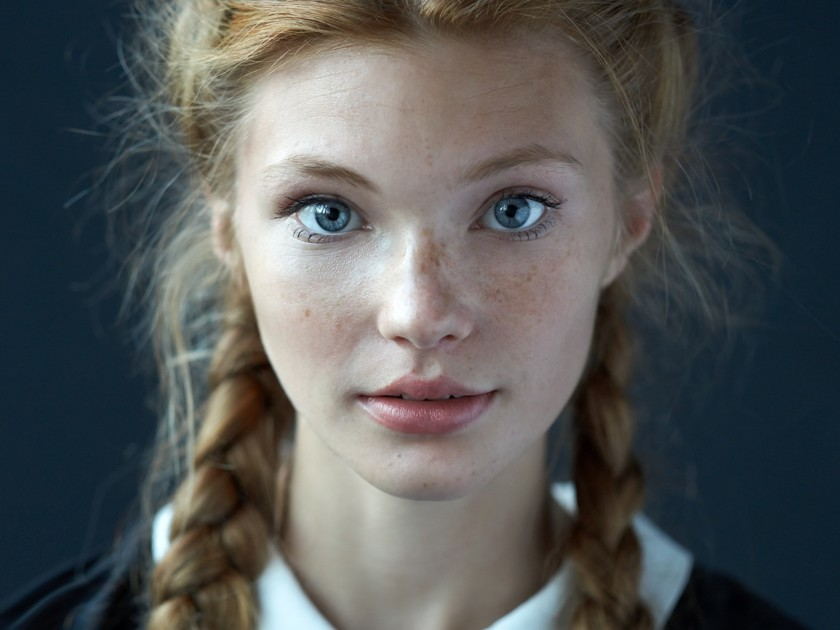
#> input picture resources/blur/to_blur.jpg, 840 x 630 px
$ python lab3_blur.py
#> lines starting #> are read from the running program, lines starting #| are printed output that depends on the picture
import pycuda.autoinit
import pycuda.driver as drv
import pycuda.compiler as compiler
import numpy as np
import math
import sys
import timeit
from PIL import Image


def image_blur(input_image: str, output_image: str):

    # ################################################# #
    # load image in to array and extract color channels #
    # ################################################# #
#> called with input_image = './resources/blur/to_blur.jpg', output_image = './resources/blur/blured.jpg'
    try:
        img = Image.open(input_image)
#> img is the input picture: PIL image 840x630 RGB; mean R, G, B 84.5, 86.9, 86.8
        input_array = np.array(img)
        red_channel = input_array[:, :, 0].copy()
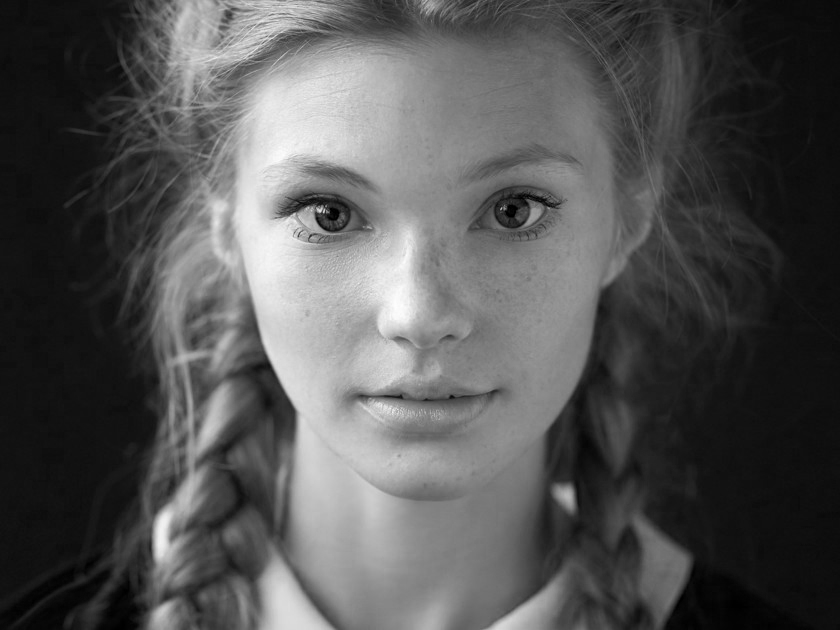
#> red_channel: shape (630, 840); min 0, max 254, mean 84.5
        green_channel = input_array[:, :, 1].copy()
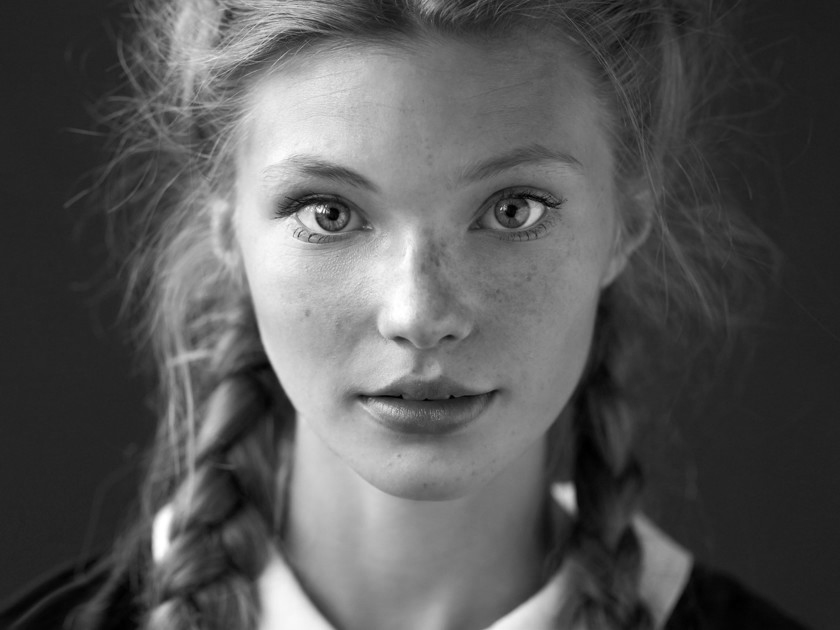
#> green_channel: shape (630, 840); min 0, max 255, mean 86.9
        blue_channel = input_array[:, :, 2].copy()
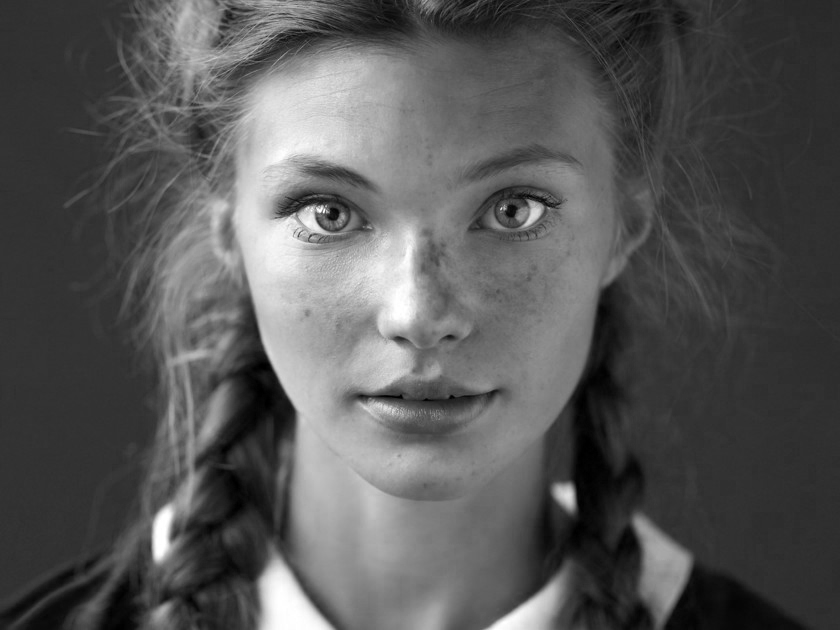
#> blue_channel: shape (630, 840); min 0, max 255, mean 86.8
    except FileNotFoundError:
        sys.exit("Cannot load image file")


    # ######################################## #
    # generate gaussian kernel (size of N * N) #
    # ######################################## #
    sigma = 2  # standard deviation of the distribution
    kernel_width = int(3 * sigma)
    if kernel_width % 2 == 0:
        kernel_width = kernel_width - 1  # make sure kernel width only sth 3,5,7 etc

    # create empty matrix for the gaussian kernel #
    kernel_matrix = np.empty((kernel_width, kernel_width), np.float32)
    kernel_half_width = kernel_width // 2
    for i in range(-kernel_half_width, kernel_half_width + 1):
        for j in range(-kernel_half_width, kernel_half_width + 1):
            kernel_matrix[i + kernel_half_width][j + kernel_half_width] = (
                    np.exp(-(i ** 2 + j ** 2) / (2 * sigma ** 2))
                    / (2 * np.pi * sigma ** 2)
            )
    gaussian_kernel = kernel_matrix / kernel_matrix.sum()


    # #################################################################### #
    # calculate the CUDA threads/blocks/gird base on width/height of image
    # #################################################################### #
    height, width = input_array.shape[:2]
#> height = 630; width = 840
    dim_block = 32
    dim_grid_x = math.ceil(width / dim_block)
#> dim_grid_x = 27
    dim_grid_y = math.ceil(height / dim_block)
#> dim_grid_y = 20

    # load CUDA code

    kernel = '''
   __global__ void applyFilter(const unsigned char *input, unsigned char *output, const unsigned int width, const unsigned int height, const float *kernel, const unsigned int kernelWidth) {

    const unsigned int col = threadIdx.x + blockIdx.x * blockDim.x;
    const unsigned int row = threadIdx.y + blockIdx.y * blockDim.y;

    if(row < height && col < width) {
        const int half = kernelWidth / 2;
        float blur = 0.0;
        for(int i = -half; i <= half; i++) {
            for(int j = -half; j <= half; j++) {

                const unsigned int y = max(0, min(height - 1, row + i));
                const unsigned int x = max(0, min(width - 1, col + j));

                const float w = kernel[(j + half) + (i + half) * kernelWidth];
                blur += w * input[x + y * width];
            }
        }
        output[col + row * width] = static_cast<unsigned char>(blur);
    }
}
   '''


    # mod = compiler.SourceModule(open('gaussian_blur.cu').read())
    mod = compiler.SourceModule(kernel)
    apply_filter = mod.get_function('applyFilter')

    # ##################
    # apply the  filter
    # ##################
    # start time
    time_started = timeit.default_timer()
    for channel in (red_channel, green_channel, blue_channel):
        apply_filter(
            drv.In(channel),
            drv.Out(channel),
            np.uint32(width),
            np.uint32(height),
            drv.In(gaussian_kernel),
            np.uint32(kernel_width),
            block=(dim_block, dim_block, 1),
            grid=(dim_grid_x, dim_grid_y)
        )
    # end time
    time_ended = timeit.default_timer()


    # ####################################################################### #
    # create the output array with the same shape and type as the input array #
    # ####################################################################### #
    output_array = np.empty_like(input_array)
    output_array[:, :, 0] = red_channel
    output_array[:, :, 1] = green_channel
    output_array[:, :, 2] = blue_channel

    # save result image
    Image.fromarray(output_array).save(output_image)

    # display total time
    print('Total processing time: ', time_ended - time_started, 's')


image_blur(input_image='./resources/blur/to_blur.jpg', output_image='./resources/blur/blured.jpg')
#> (the call stopped at in image_blur, `mod = compiler.SourceModule(kernel)`: pycuda is not available in this run)
